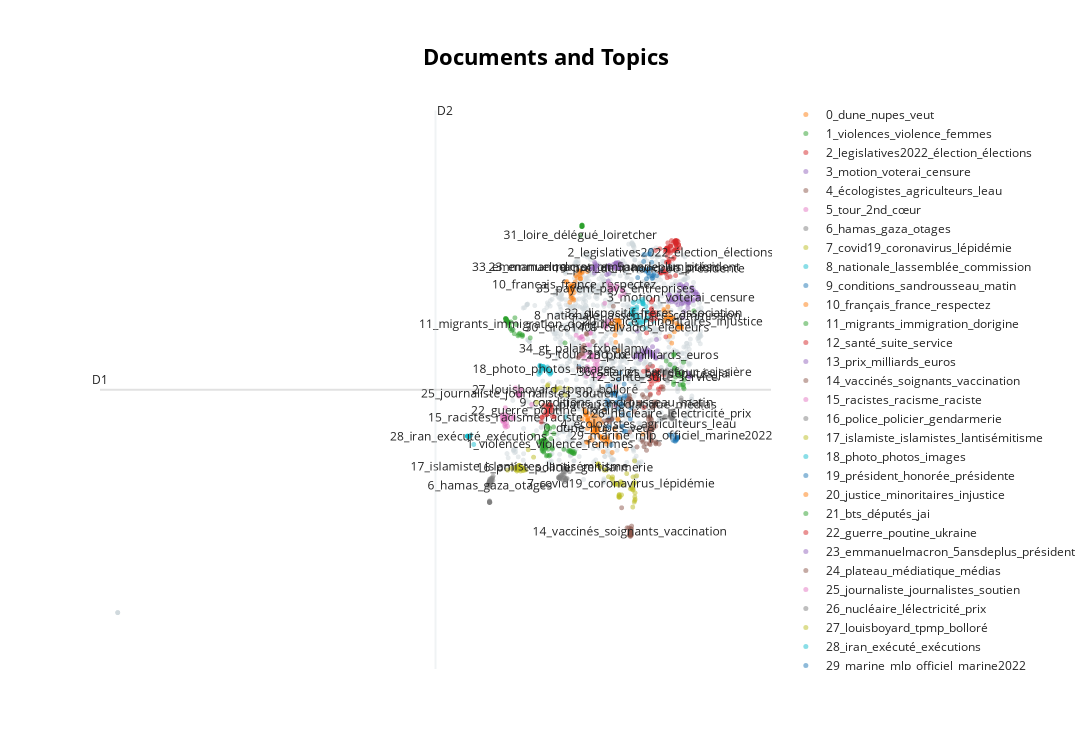

The notebook cell this image was saved under:
### Code cell
topic_model.visualize_documents(filtered_data.group.to_list(), reduced_embeddings=reduced_embeddings, custom_labels=False)
